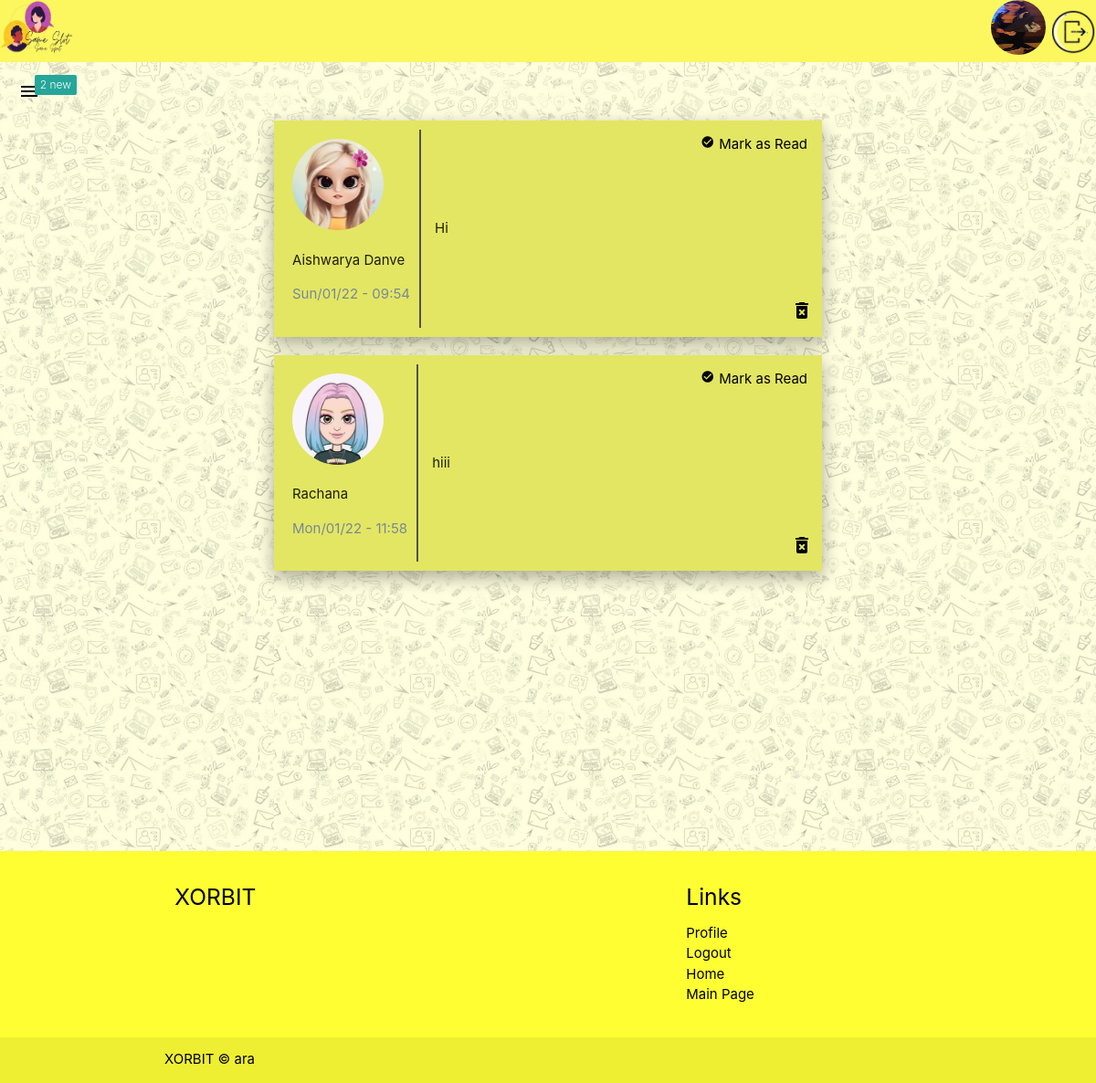
/view-messages/ (signed in), run on the app's committed database.
### users/models.py (models this page shows, shortened)
class Profile(models.Model):
    GENDER_C = [
        ("Male", "Male"),
        ("Female", "Female"),
        ("Other", "Other")
    ]
    PROFILE_T = [
        ("Bff's", "Bff's"),
        ("Dating", "Dating"),
        ("Business", "Business")
    ]
    user = models.OneToOneField(User, on_delete=models.CASCADE)
    full_name = models.CharField(max_length=100, null=True)
    age = models.IntegerField(null=True)
    gender = models.CharField(max_length=50, blank=True, null=True, choices=GENDER_C)
    profile_image = models.ImageField(upload_to='profile_pic', default="default.jpg", null=True, blank=True)
    bio = models.TextField(null=True)
    profiletype = models.CharField(max_length=50, choices=PROFILE_T, default=None, null=True, blank=True)
    likeability = models.ManyToManyField( User, related_name="likes", blank=True)
    blocked_by = models.ManyToManyField(User, related_name="blocked", blank=True)

### main/models.py (models this page shows, shortened)
class Message(models.Model):
    content = models.TextField()
    date_posted = models.DateTimeField(default=timezone.now)
    author = models.ForeignKey(
        User, on_delete=models.CASCADE, related_name="author")
    receiver = models.ForeignKey(
        User, on_delete=models.CASCADE, related_name="receiver", null=True)
    status = models.BooleanField(default=False)

### main/views.py (the view)
# urls.py: path("view-messages/", views.ViewMessages, name="view-messages"),
@login_required
def ViewMessages(req):
    messages = Message.objects.filter(receiver=req.user)
    unreadMessages = Message.objects.filter(
        receiver=req.user).filter(status=False).count()
    userIn = req.user
    context = {
        'msgs': messages,
        'userIn': userIn,
        'unreadmsgs': unreadMessages
    }
    return render(req, "messages.html", context)

### main/templates/messages.html (shortened to what this page needs)
{% extends "base.html" %}
{% block content %}
<section>
  <div class="navigation navigation--bg" style="background-color:#fcf75e">
    <div class="user-view">
      <a href="{% url 'profile-page' %}"><img  width="80px" height="60px"  src="/static/main/b3.jpg" />
    </div>
    <div>
      {% if user.is_authenticated %}
      <img href="{% url 'profile-page' %}" class="circle" width="60px"  height="60px"   src="{{userIn.profile.profile_image.url}}" />
      <a href="{% url 'logout' %}"></a><img  width="50px" height="50px"  src="/static/main/b4.jpg" />
      {% else %}
      <a href="{% url 'login' %}" class="login link">Log in</a>
      {% endif %}
    </div>
  </div>
  <div class="burger">
    {% if unreadmsgs > 0 %}
      <a href="#" data-target="slide-out" class="sidenav-trigger"
        ><span class="new badge">{{unreadmsgs}}</span>
        <i class="material-icons" style="color: black; margin: 20px;">menu</i>
      </a>
    {% else %}
      <a href="#" data-target="slide-out" class="sidenav-trigger"
        >
        <i class="material-icons" style="color: black; margin: 20px;">menu</i>
      </a>
    {% endif %}
  </div>
</section>
<section class="messages" >
{% if msgs %}
  {% for msg in msgs %}
      <div class="message" style="background-color: rgb(227, 230, 98);" >
          <div class="message__detail">
              <img class="message__image" src='{{msg.author.profile.profile_image.url}}' />
              <p class="message__authort">{{msg.author.profile.full_name}}</p>
              <p class="message__date">{{msg.date_posted|date:"D/m/y - H:i"}}</p>
          </div>
          <div class="message__content" >
              <p class="message__msg">{{msg.content}}</p>
          </div>
          <form method="POST", action="{% url 'mark-read' msg.pk %}">
              {% if not msg.status %}
                  <button class="mark-read" name="msg_id" value="{{msg.id}}"><i class="tiny material-icons">check_circle</i>Mark as Read</button>
              {% else %}
                  <p class="read">Message Read</p>
              {% endif %}
          </form>
          <a href="{% url 'delete-message' msg.pk %}" class="remove-btn"><i class="material-icons">delete_forever</i></a>
    </div>
  {% endfor %}
{% else %}
  <h4 style="text-align:center">You have no Messages :(</h4>
{% endif %}
</section>
{% include "footer.html" %}
{% endblock content %}

### main/static/main/main.css (style rules this page uses)
a { text-decoration: none !important; }
.navigation { z-index: 999; text-decoration: none; color: black; display: flex; justify-content: space-between; align-items: center; grid-row: 0/1; padding : 0px; font-size: 1.3rem; }
.navigation--bg { background: black; }
.messages { min-height: 100vh; margin: auto; }
.message { display: flex; position: relative; margin: auto; padding: 10px; max-width: 40rem; align-items: center; box-shadow: 0 8px 17px 0 rgba(0, 0, 0, 0.2), 0 6px 20px 0 rgba(0, 0, 0, 0.15); margin-bottom: 20px; }
.message__detail { padding: 10px; border-right: 2px solid #515151; }
.message__image { height: 100px; border-radius: 50%; }
.message__date { color: lightslategray; }
.message__content { margin: 15px; }
.message__msg { margin: 0 auto; }
.mark-read { position: absolute; right: 10px; top: 10px; background: none; border: 0; }
.mark-read i { margin: 5px; }
.burger a { position: relative; }
.burger span { position: absolute; right: -20px; top: -15px; background: #26a69a; color: white; font-weight: thin; }
.remove-btn { position: absolute; color: black; bottom: 10px; right: 10px; }

### data on the page
Message: author.profile.profile_image (picture), author.profile.full_name "Aishwarya Danve", date_posted "Sun/01/22 - 09:54", content "Hi", {{ msg.id }} 6 (drawn)
Message: author.profile.profile_image (picture), author.profile.full_name "Rachana", date_posted "Mon/01/22 - 11:58", content "hiii", {{ msg.id }} 7 (drawn)

### other printed values
{{ unreadmsgs }} "2"
